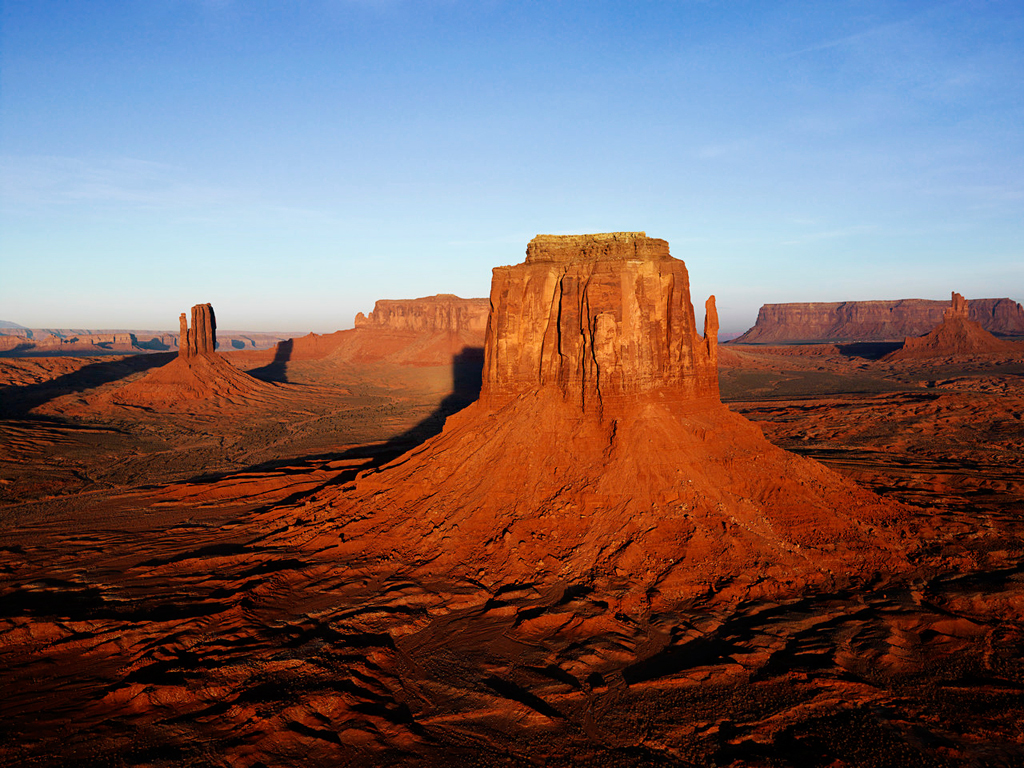
#> input picture NB-Image/Desert.jpg, 1024 x 768 px
$ jupyter execute --allow-errors OpenCV.ipynb   (older library calls are emulated)
#> lines starting #> are read from the running program, lines starting #| are printed output that depends on the picture
# OpenCV
* 读取并显示图像

[cell 1]
import cv2

[cell 2]
cv2.__version__

[cell 3]
img = cv2.imread('Desert.jpg')
#> img is the input picture: shape (768, 1024, 3); mean B, G, R 100.1, 99.2, 119.4

[cell 4]
cv2.namedWindow('image')

[cell 5]
cv2.imshow('image',img)
cv2.waitKey(0)
cv2.destroyAllWindows()

* 创建/复制图像

[cell 6]
import numpy as np
emptyImage  = np.zeros(img.shape,np.uint8)

[cell 7]
emptyImage2 = img.copy()

* 显示图像

[cell 8]
cv2.imshow('EmptyImage',emptyImage)
cv2.waitKey(0)
cv2.destroyAllWindows()

[cell 9]
cv2.imshow('EmptyImage2',emptyImage2)
cv2.waitKey(0)

* 保存图像
>cv2.imwrite

## 图像直方图处理
### 灰度图像处理

[cell 10]
import cv2
import numpy as np
import matplotlib.pylab as plt

[cell 11]
img = cv2.imread('Desert.jpg',0)
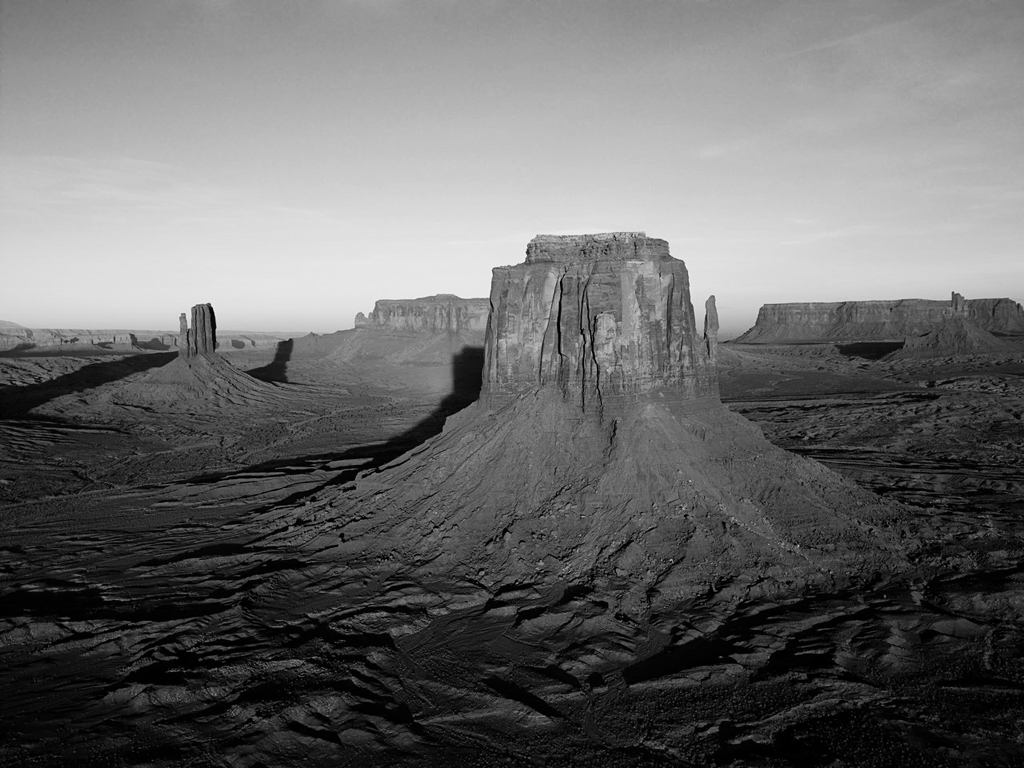
#> img: shape (768, 1024); min 0, max 245, mean 105.3
print(img.shape)
#| (768, 1024)

[cell 12]
gray = np.array(img).flatten()

[cell 13]
n,bins,patches = plt.hist(gray ,bins=256,normed = 1,\
                          facecolor = 'blue',alpha = 0.75)
#> n = 256 values, max 0.017 at index 2, min 0 at index 23, mean 0.00408; bins = 257 values from 0 to 245; patches = 256 items
plt.show()
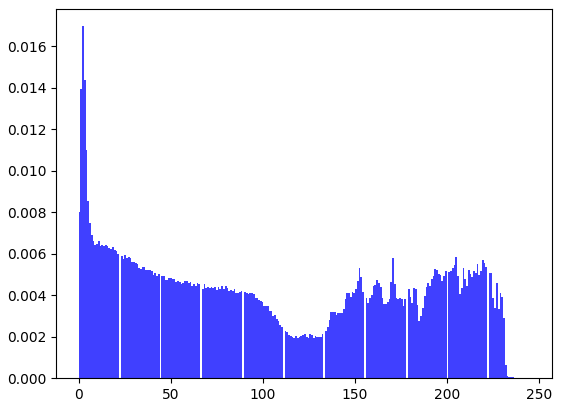
#> figure drawn by matplotlib, 1 panel; tallest bar 0.017 high, from x = 1.91 to 2.87

###  彩色图像处理

[cell 14]
img = cv2.imread('Desert.jpg',3)
print(img.shape)
#| (768, 1024, 3)

[cell 15]
r,g,b = cv2.split(img)
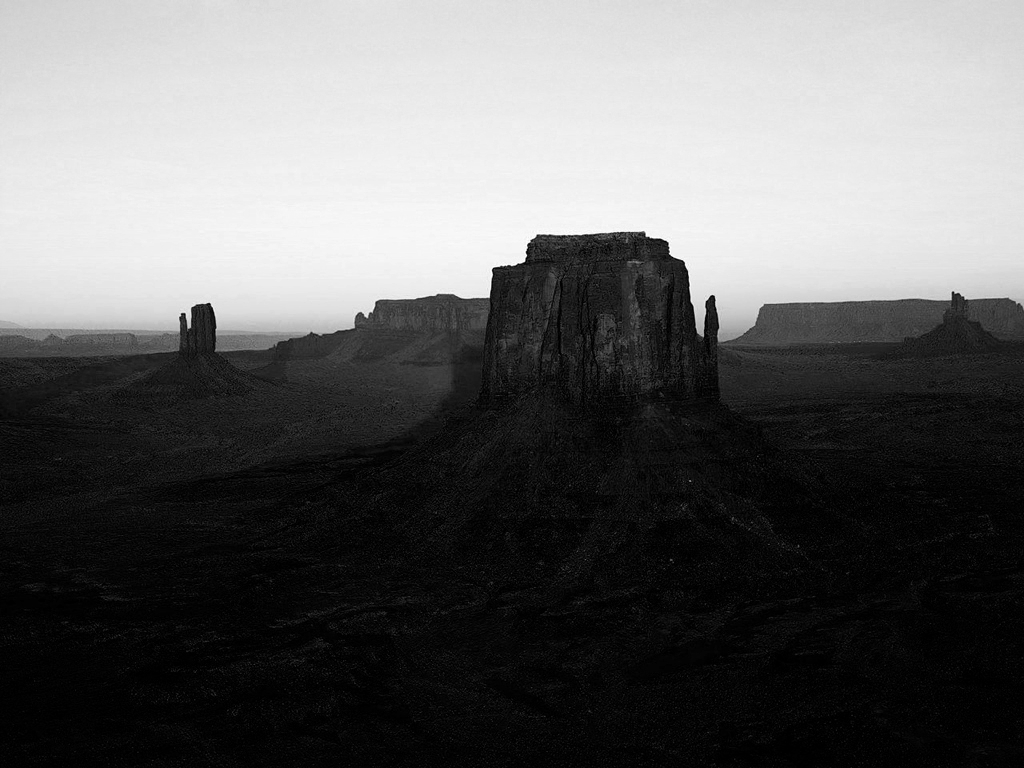
#> r: shape (768, 1024); min 0, max 255, mean 100.1
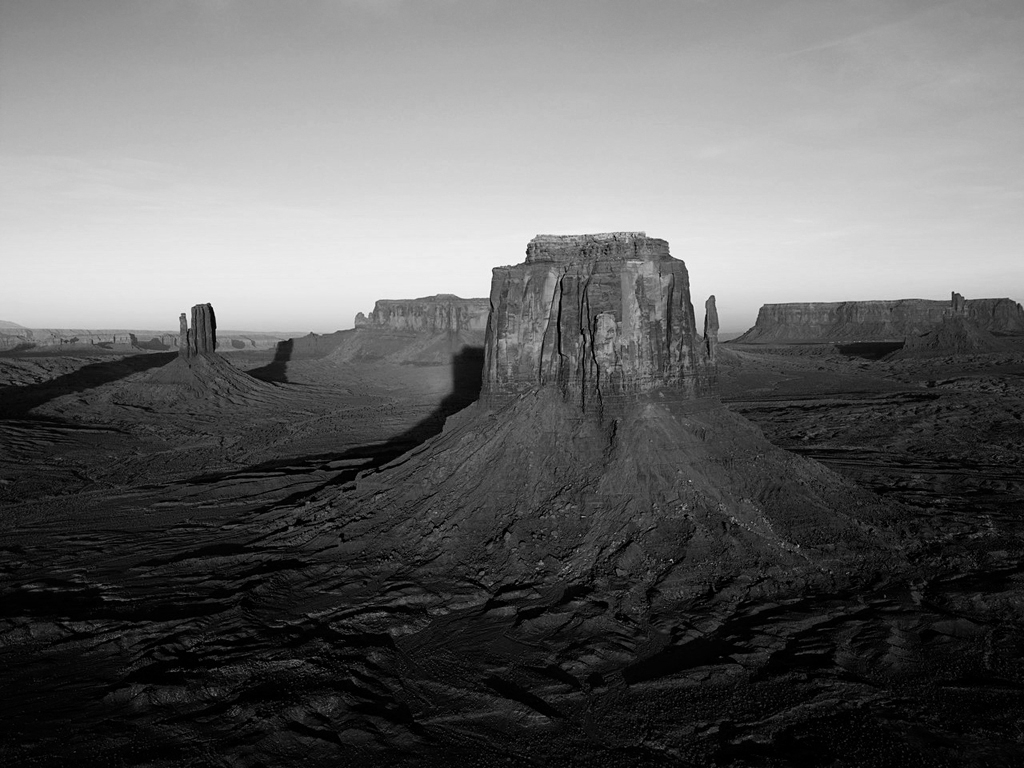
#> g: shape (768, 1024); min 0, max 253, mean 99.2
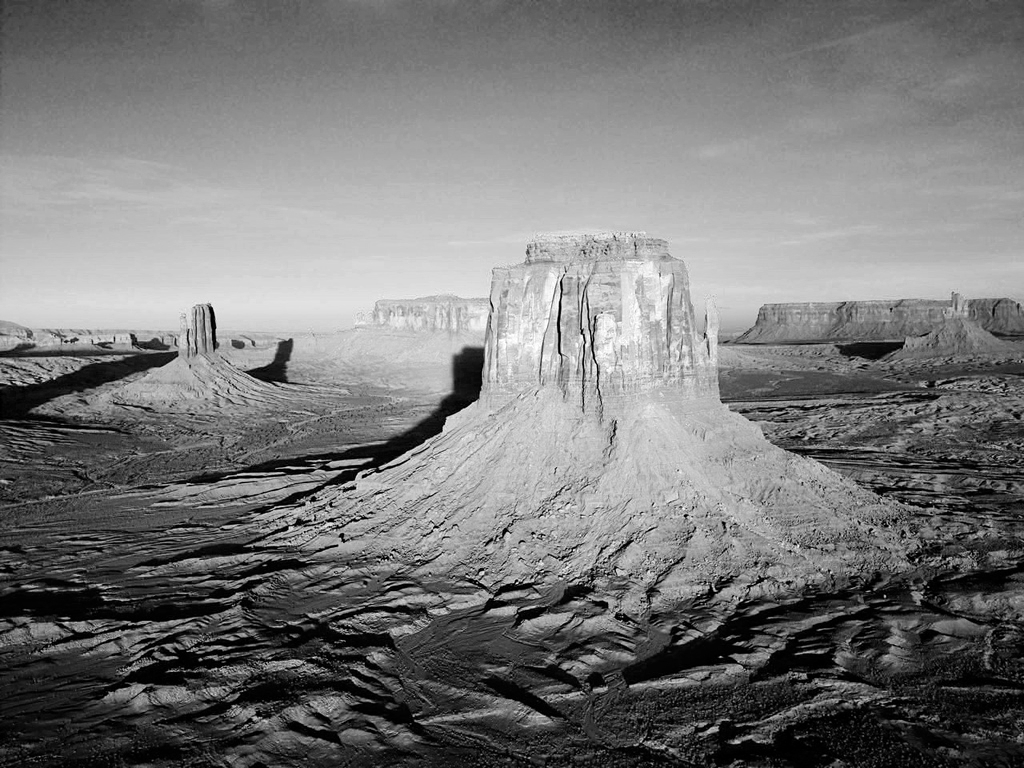
#> b: shape (768, 1024); min 0, max 255, mean 119.4
print(r.shape,g.shape)
#| (768, 1024) (768, 1024)

[cell 16]
cv2.imshow('r',r)
cv2.waitKey(0)

[cell 17]
ar = np.array(r).flatten()
ag = np.array(g).flatten()
ab = np.array(b).flatten()

#> (a cell that did not finish here is left out)

#> (a cell that did not finish here is left out)

[cell 20]
plt.hist(ab,bins=256,normed=1,\
                         facecolor='b',edgecolor = 'b');
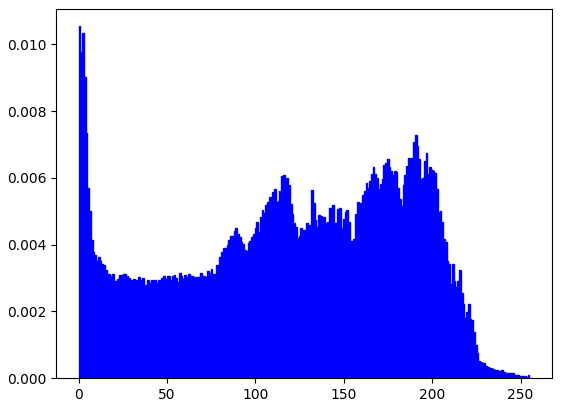
#> figure drawn by matplotlib, 1 panel; tallest bar 0.0105 high, from x = 0 to 0.996

[cell 21]
plt.show()

## Canny边缘检测

[cell 22]
r,b,g= cv2.split(img)

[cell 23]
edge = cv2.Canny(g,30,60)
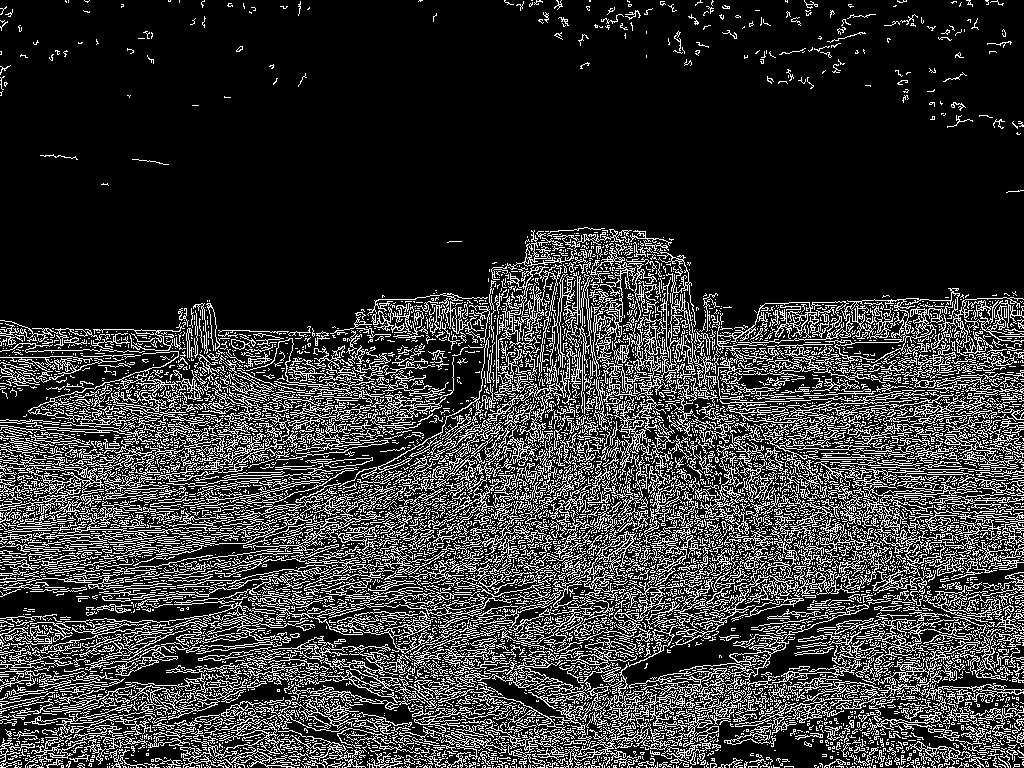
#> edge: shape (768, 1024); 20.6% white in thin lines or dots
print('Size:',edge.shape)
#| Size: (768, 1024)
